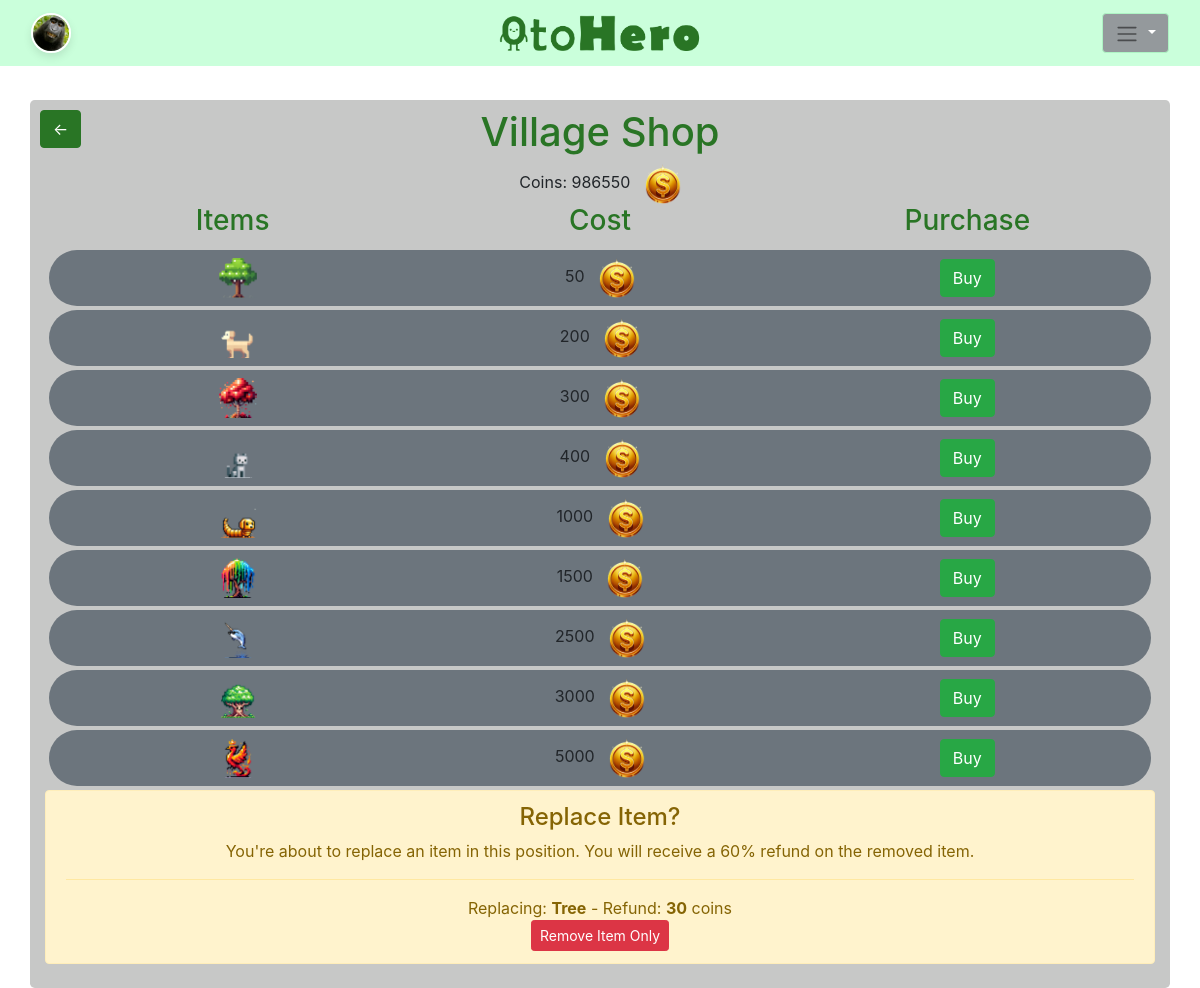
The page /village_shop/?position=0 (signed in) on the database its author committed.
### project/models.py (models this page shows, shortened)
class CustomUser(AbstractUser):
    streak = models.PositiveIntegerField(default=0)
    best_streak =  models.PositiveIntegerField(default=0)
    coins = models.PositiveIntegerField(default=0)
    score = models.IntegerField(default=0)  # Add this line for the score of each item
    profile_picture = models.CharField(max_length=25, default="blank.jpeg")
    is_gamekeeper = models.BooleanField(default=False)

class VillageShop(models.Model):
    item = models.CharField(max_length=25) #The item in the village.
    cost = models.PositiveIntegerField() #The cost of the item.
    image_name = models.CharField(max_length=50, default="")
    score = models.IntegerField(default=0)  # Add this line for the score of each item

class Village(models.Model):
    user = models.ForeignKey(CustomUser, on_delete=models.CASCADE)  #The user that the village items are for.
    item = models.ForeignKey(VillageShop, on_delete=models.CASCADE) #Details on how much the items cost and the maximum number of them allowed.
    purchased = models.DateTimeField(default=now) #When the item was purchased
    position = models.PositiveIntegerField() # Position must be positive or zero.

### project/views.py (the view)
# urls.py: path('village_shop/', views.village_shop, name='village_shop'),
@login_required()
def village_shop(request):
    pos = request.GET.get('position', None)
    context = {'error': True}  # Default context in case of an invalid position
    if pos and pos.isdigit():
        pos = int(pos)
        if 0 <= pos <= 35:
            item_to_remove = Village.objects.filter(user=request.user, position=pos).first()
            refund_amount = 0
            if item_to_remove:
                refund_amount = int(item_to_remove.item.cost * 0.6)
            items = [{
                'item': item.item,
                'cost': item.cost,
                'can_afford': request.user.coins >= item.cost,
                'image_name': item.image_name
            } for item in VillageShop.objects.all()]
            context = {
                'num_coins': request.user.coins,
                'items': items,
                'position': pos,
                'item_to_remove': item_to_remove,
                'refund_amount': refund_amount,  # Add this to the context
            }
    else:
        return redirect('error_page')  # Redirect to an error page or handle as fits your application
    return render(request, 'project/village_shop.html', context)

### project/templates/project/village_shop.html (shortened to what this page needs)
{% extends 'base.html' %}
{% load static %}
{% block content %}
<div style="padding-top: 100px;"></div>
{% if error %}
    <div class="text-center rounded-lg bg-warning w-50 mx-auto p-3">
        <h1>An error has occurred</h1>
        <a href="{% url 'village' request.user.username%}"><button class="btn btn-danger">Back to village</button></a>
    </div>
{% else %}
<div class="container text-center shop-table-container rounded-lg py-2" style="position: relative;">
    <div style="position: absolute; top: 10px; left: 10px;">
        <a href="{% url 'village' request.user.username %}" style="text-decoration: none; color: inherit;">
            <button class="btn btn-primary">
                <span>&larr;</span>
            </button>
        </a>
    </div>
    <h1 class="text-center">Village Shop</h1>
    <div class="row mt-2">
        <div class="col">
            Coins: {{num_coins}}
            <img class="coin-img" src="{% static 'project/coin.png' %}">
        </div>
    </div>
    <div class="row mx-1">
        <div class="col-4">
            <h3>Items</h3>
        </div>
        <div class="col-4">
            <h3>Cost</h3>
        </div>
       <div class="col-4">
            <h3>Purchase</h3>
       </div>
    </div>
    {% for item in items %}
        <div class="row py-2 bg-secondary m-1 rounded-pill">
            <div class="col-4 my-auto">
                <img class="coin-img" src="{% static 'project/game_assets/'|add:item.image_name %}">
            </div>
            <div class="col-4 my-auto">
                {{item.cost}}
                <img class="coin-img" src="{% static 'project/coin.png' %}">
            </div>
            <div class="col-4 my-auto">
                <form action="{% url 'village' request.user.username %}" method="POST">
                    <button type='submit' class='btn {% if item.can_afford > 0 %} btn-success {% else %} btn-danger {% endif %}'>Buy</button>
                </form>
            </div>
        </div>
    {% endfor %}
    {% if item_to_remove %}
    <div class="alert alert-warning" role="alert">
        <h4 class="alert-heading">Replace Item?</h4>
        <p>You're about to replace an item in this position. You will receive a 60% refund on the removed item.</p>
        <hr>
        <p class="mb-0">Replacing: <strong>{{ item_to_remove.item.item }}</strong> - Refund: <strong>{{ refund_amount }}</strong> coins</p>
        <form action="{% url 'remove_item' %}" method="POST">
            <button type="submit" class="btn btn-danger btn-sm">Remove Item Only</button>
        </form>
    </div>
    {% endif %}
</div>
{% endif %}
{% endblock %}

### project/templates/project/navbar.html (shortened to what this page needs)
<nav class="navbar navbar-expand-lg navbar-light  fixed-top">
  <div class="container-fluid d-flex justify-content-between">
    {% load static %}
    {% if request.user.is_authenticated %}
    <a class="navbar-brand" href="{% url 'profile' request.user.username %}">
      <img src="{% static 'project/'|add:request.user.profile_picture%}" alt="Profile" style="width: 40px; height: 40px; border-radius: 50%;">
    </a>
    {% endif %}
    <a class="navbar-logo mx-auto" href="{% url 'home' %}" style="position: absolute; left: 50%; transform: translateX(-50%);">
      <img src="{% static 'project/brand_logo.png' %}" alt="AppName" style="height: 40px;">
    </a>
    <div class="nav-item dropdown">
      <button class="btn btn-secondary dropdown-toggle" type="button" id="dropdownMenuButton" data-toggle="dropdown" aria-haspopup="true" aria-expanded="false">
          <span class="navbar-toggler-icon"></span>
      </button>
      </div>
    </div>
  </nav>

### project/static/project/css/styles.css (style rules this page uses)
* { box-sizing: border-box; margin: 0; padding: 0; }
.navbar-brand img { width: 60px; height: 60px; border-radius: 50%; object-fit: cover; border: 2px solid #ffffff; box-shadow: 0px 4px 8px rgba(0, 0, 0, 0.1); }
.btn-primary { background-color: #297525; border-color: #297525; }
.btn-secondary { background-color: #aef4c4; border-color: #aef4c4; }
.coin-img { width: auto; height: 5vh; margin-left: 10px; }
.coin-img { height: 5vh; }
.shop-table-container { background-color: #c7c8c7; }

### project/templates/project/navbar.html (style rules this page uses)
.navbar { background-color: #caffdb; }
.btn-secondary { background-color: #94999c; }

### project/templates/project/village_shop.html (style rules this page uses)
h1, h2, h3 { color: #297525; }

### rows shown on the page
CustomUser: profile_picture (picture)
VillageShop: image_name (picture)
VillageShop: image_name (picture)
VillageShop: image_name (picture)
VillageShop: image_name (picture)
VillageShop: image_name (picture)
VillageShop: image_name (picture)
VillageShop: image_name (picture)
VillageShop: image_name (picture)
VillageShop: image_name (picture)
Village: item.item "Tree"

### other values the page prints
{{ num_coins }} "986550"
{{ item.cost }} "50" "200" "300" "400" "1000" "1500" "2500" "3000" "5000"
{{ refund_amount }} "30"
